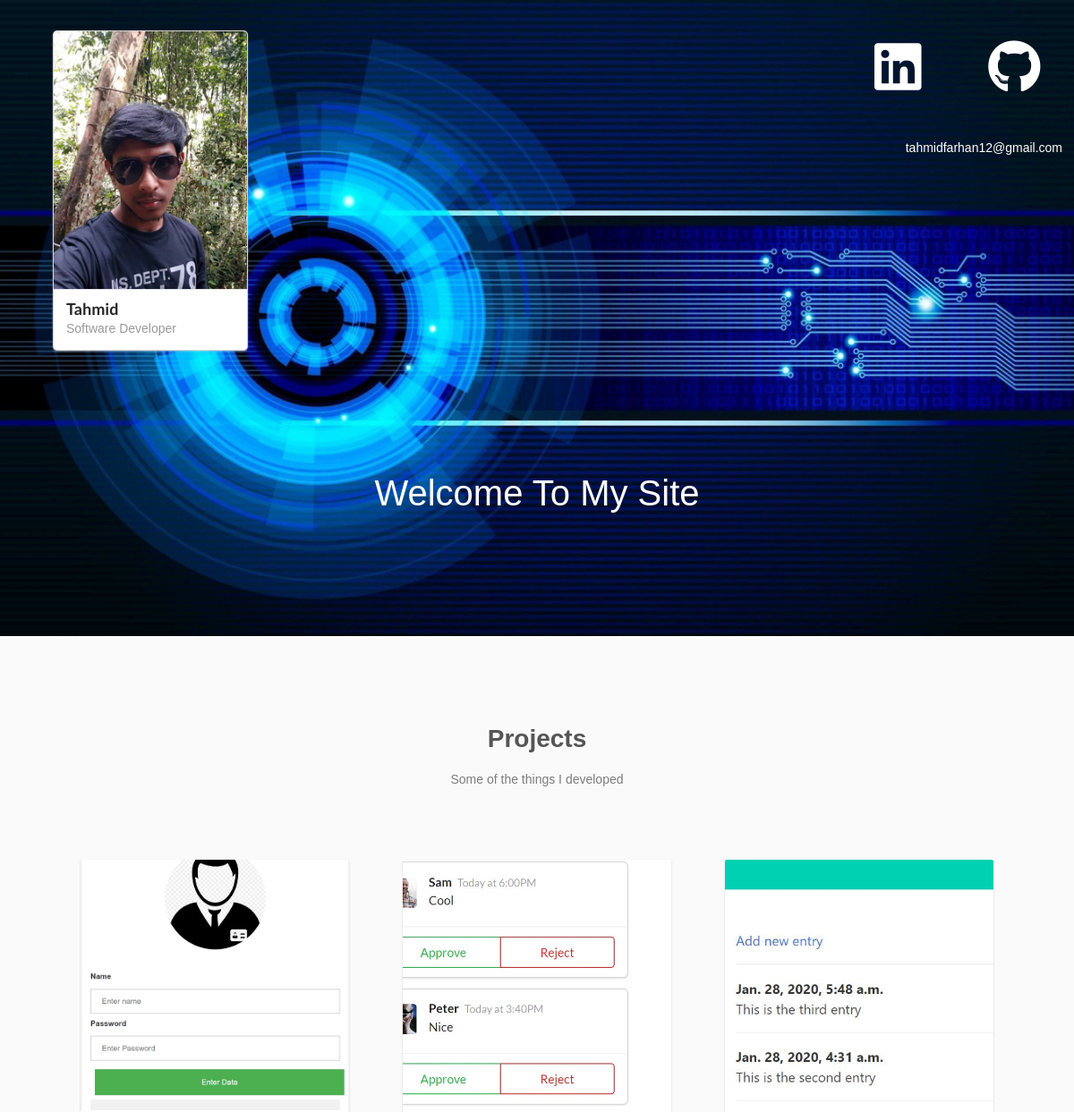
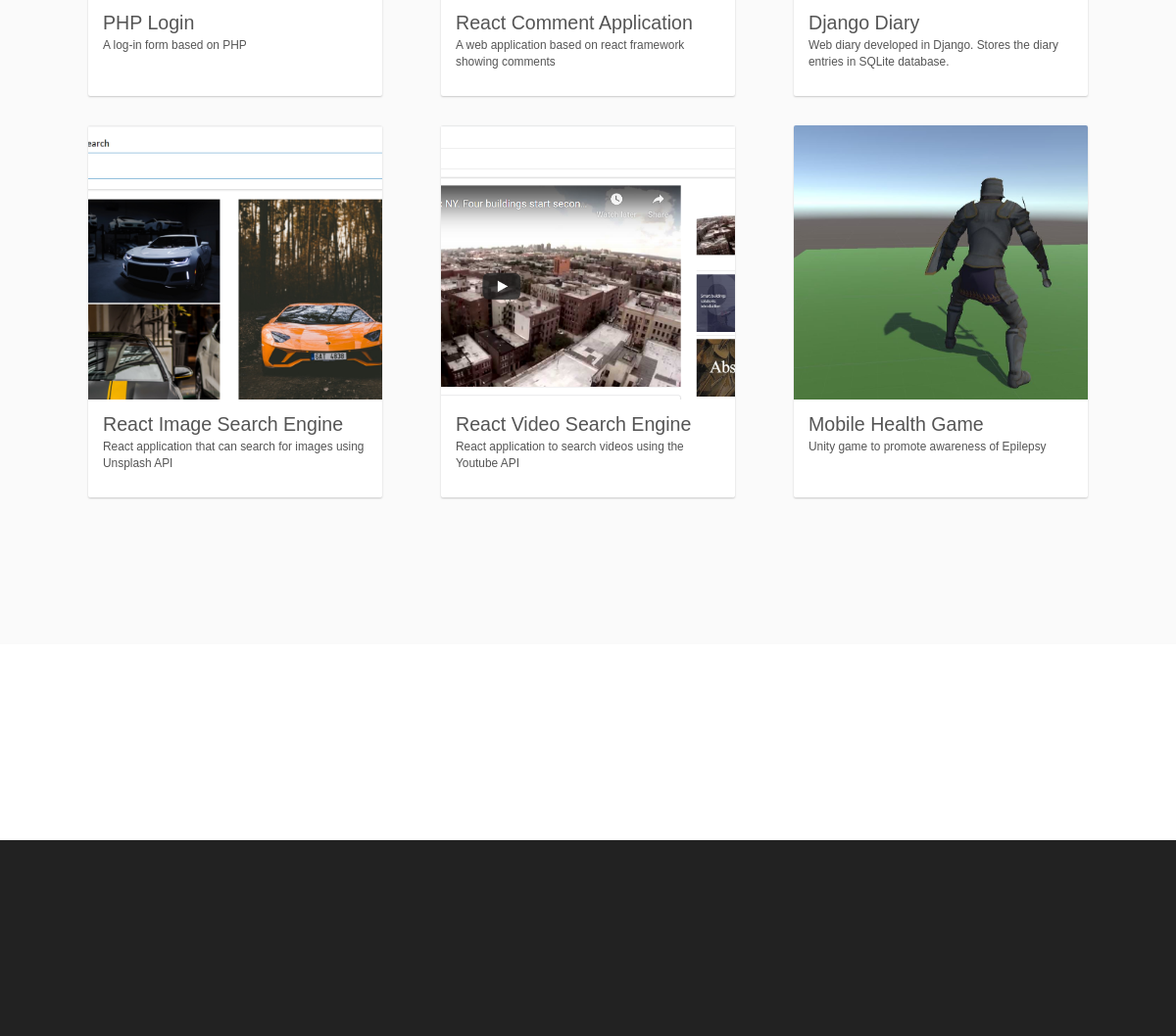
The page / on the database its author committed (2 pictures, top to bottom).
### blog/models.py (models this page shows, shortened)
class Project(models.Model):
    title = models.TextField()
    desc = models.TextField()
    img = models.CharField(max_length=20)

### blog/views.py (the view)
# urls.py: path('' ,  views.index ,name= 'home') ,
def index(request):
    projects = Project.objects.all()
    context = {'projects' : projects}
    return render(request , 'blog/index.html' , context)

### blog/templates/blog/index.html (shortened to what this page needs)
<!doctype html>
<html lang="en">
<head>
    {%  load static %}
    <link rel="stylesheet" href="{% static 'style.css' %}">
    <link rel="stylesheet" href="https://cdnjs.cloudflare.com/ajax/libs/semantic-ui/2.4.1/semantic.min.css"/>
</head>
<body>
<header class="header-banner">
    <div class="container-width">
        <div class="logo-container">
            <div class="ui card" id="crd">
                <a class="image" href="#">
                    <img src="{% static 'face2.jpg' %}" alt="Face">
                </a>
                <div class="content">
                    <a class="header" href="#">Tahmid</a>
                    <div class="meta">
                        <a>Software Developer</a>
                    </div>
                </div>
            </div>
        </div>
    </div><nav class="menu">
            <div class="menu-item"><a href="https://github.com/Tahmid79"  target="_blank" style="cursor: pointer ; color: white ;"><i  class="huge github icon"></i></a></div>
            <div class="menu-item"><a href="https://www.linkedin.com/in/tahmid-farhan-b168391a0/" target="_blank" style="cursor: pointer;color: white ;"><i class="huge linkedin icon"></i></a></div>
        </nav>
      <div class="container" style="float: right ; padding-right: 13px"><br/></br>tahmidfarhan12@gmail.com</div>
        <div class="lead-title">Welcome To My Site</div>
</header>
<section class="flex-sect">
    <div class="container-width">
        <div class="flex-title">Projects</div>
        <div class="flex-desc">Some of the things I developed</div>
        <div class="cards">
            {% for project in projects %}
                <div class="card">
                <div class="card-header" style="background-image: url({% static project.img %})" ></div>
                <div class="card-body">
                    <div class="card-title">{{ project.title }}</div>
                    <div class="card-desc">{{ project.desc }}</div>
                </div>
            </div>
            {% endfor %}
        </div>
    </div>
</section>
<section class="am-sect">
</section>
<section class="blk-sect"></section>
</body>
<html>

### blog/static/style.css (style rules this page uses)
* { box-sizing: border-box; }
body { margin: 0; }
.header-banner { padding-top: 35px; padding-bottom: 100px; color: #ffffff; font-family: Helvetica, serif; font-weight: 100; background-image: url("land.jpg"); background-attachment: scroll, scroll; background-position: left top, center center; background-repeat: repeat-y, no-repeat; background-size: cover; }
#crd { width: 40%; height: 40%; }
.container-width { width: 90%; max-width: 1150px; margin: 0 auto; }
.logo-container { float: left; width: 50%; }
.menu { float: right; width: 50%; }
.menu-item { float: right; font-size: 15px; color: #eee; width: 130px; padding: 10px; min-height: 50px; text-align: center; line-height: 30px; font-weight: 400; }
.lead-title { margin: 150px 0 50px 0; font-size: 40px; text-align: center; }
.flex-sect { background-color: #fafafa; padding: 100px 0; font-family: Helvetica, serif; }
.flex-title { margin-bottom: 15px; font-size: 2em; font-weight: 700; color: #555; padding: 5px; text-align: center; }
.flex-desc { margin-bottom: 55px; font-size: 1em; color: rgba(0, 0, 0, 0.5); text-align: center; padding: 5px; }
.cards { padding: 20px 0; display: flex; justify-content: space-around; flex-flow: wrap; }
.card { background-color: white; height: 380px; width: 300px; margin-bottom: 30px; box-shadow: 0 1px 2px 0 rgba(0, 0, 0, 0.2); border-radius: 2px; transition: all 0.5s ease; font-weight: 100; overflow: hidden; }
.card-header { height: 280px; background-size: cover; background-position: center center; }
.card-body { padding: 15px 15px 5px 15px; color: #555; }
.card-title { font-size: 1.4em; margin-bottom: 5px; }
.card-desc { font-size: 0.85rem; line-height: 17px; }
.am-sect { padding-top: 100px; padding-bottom: 100px; font-family: Helvetica, serif; }
.blk-sect { padding-top: 100px; padding-bottom: 100px; background-color: #222222; font-family: Helvetica, serif; }

### rows shown on the page
Project: img (picture), title "PHP Login", desc "A log-in form based on PHP"
Project: img (picture), title "React Comment Application", desc "A web application based on react framework showing comments"
Project: img (picture), title "Django Diary", desc "Web diary developed in Django. Stores the diary entries in SQLite database."
Project: img (picture), title "React Image Search Engine", desc "React application that can search for images using Unsplash API"
Project: img (picture), title "React Video Search Engine", desc "React application to search videos using the Youtube API"
Project: img (picture), title "Mobile Health Game", desc "Unity game to promote awareness of Epilepsy"
